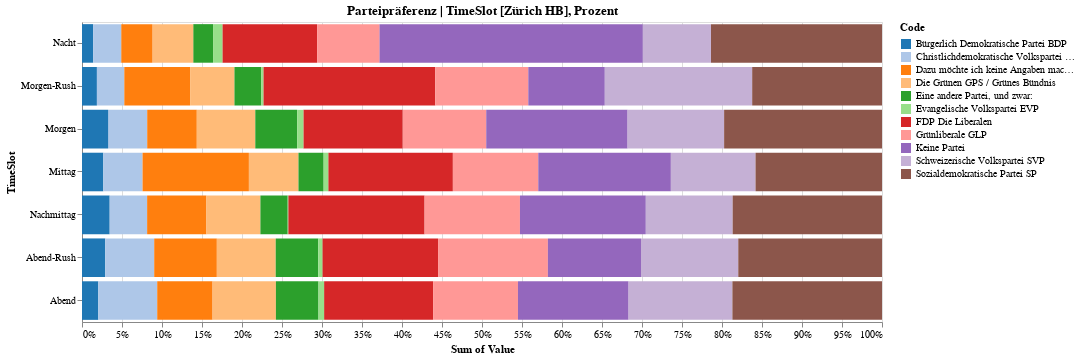

Notebook code cell kept with this figure:
### Code cell
plot_var_time_dist(
    data=ax_data_workdays,
    variable=var.md_880,
    over="TimeSlot",
    station="Zürich HB",
    as_percent=True,
)

### Figure 1 — Vega-Lite specification as saved in the notebook (floating-point values rounded to 4 significant figures; data arrays with more than 128 entries replaced by an {"elided": "..."} marker saying what was removed)
{"$schema": "https://vega.github.io/schema/vega-lite/v3.4.0.json", "config": {"mark": {"tooltip": null}, "view": {"height": 300, "width": 800}}, "data": {"name": "data-fdf51ea8f9ac07ec23d78f3ea106c429"}, "datasets": {"data-fdf51ea8f9ac07ec23d78f3ea106c429": {"elided": "9221 records"}}, "encoding": {"color": {"field": "Code", "scale": {"scheme": "category20"}, "sort": "ascending", "type": "nominal"}, "order": {"field": "Code", "type": "nominal"}, "x": {"aggregate": "sum", "field": "Value", "stack": "normalize", "type": "quantitative"}, "y": {"field": "TimeSlot", "sort": ["Nacht", "Morgen-Rush", "Morgen", "Mittag", "Nachmittag", "Abend-Rush", "Abend"], "type": "nominal"}}, "mark": "bar", "title": "Parteipräferenz | TimeSlot [Zürich HB], Prozent"}
